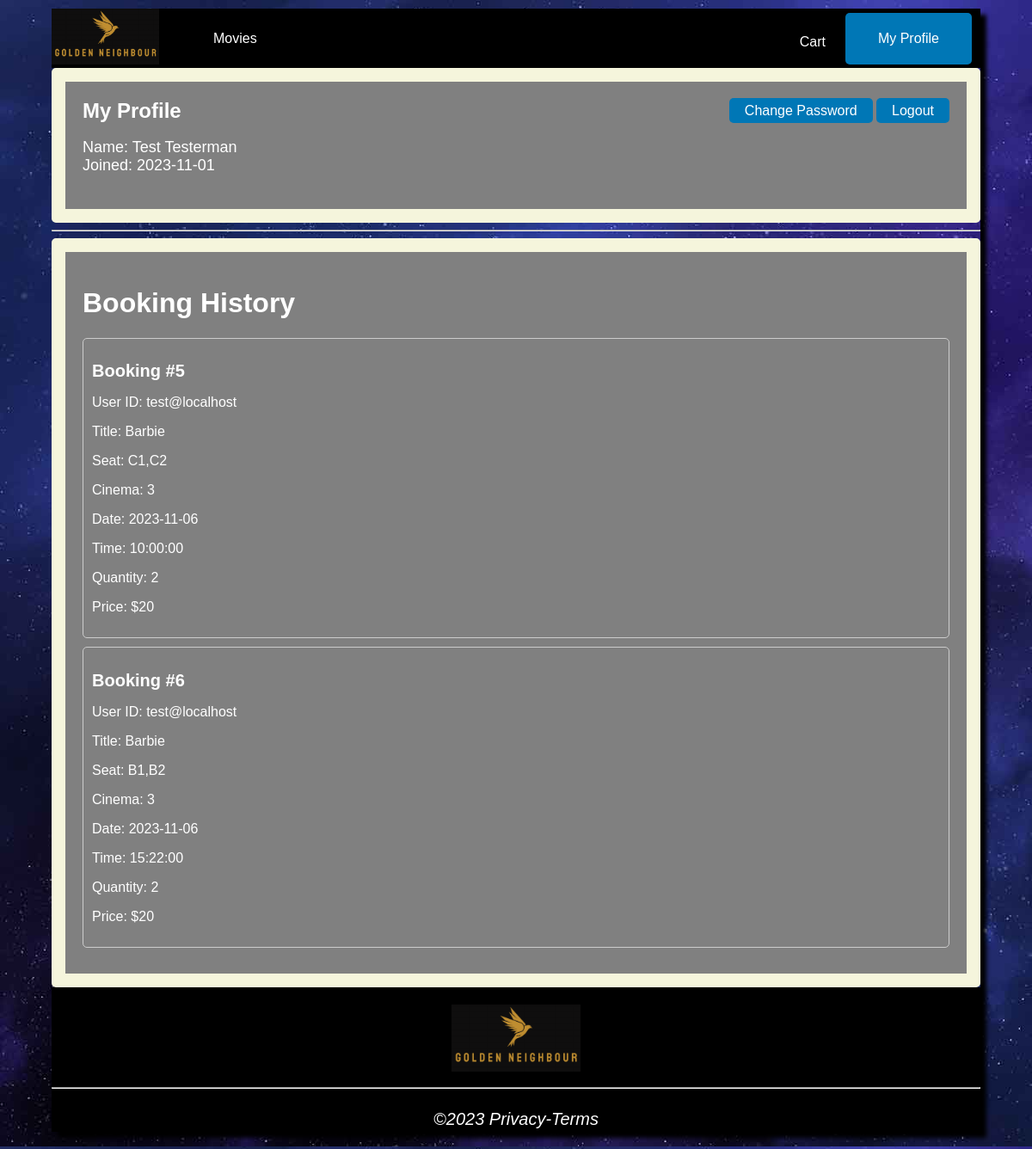
Screenshot of /profilepage/index.php (signed in) with the database file from the repository.
### tables this page shows
CREATE TABLE `transactions` (
  `booking_id` int(11) NOT NULL,
  `theater_id` int(11) NOT NULL,
  `movie_title` varchar(50) NOT NULL,
  `selected_seat` longtext NOT NULL,
  `email` varchar(100) NOT NULL,
  `movie_date` date NOT NULL,
  `movie_time` time NOT NULL,
  `qty` int(11) NOT NULL,
  `price` float NOT NULL
);

### scripts/php/transactions/getTransactions.php (called while the page is built, shortened)
<?php
$email = $_SESSION['email'];
$conn = mysqli_connect("localhost", "root", "", "goldenneighbour");
$sql = "SELECT booking_id, theater_id, movie_title, selected_seat, email, movie_date, movie_time, qty, price  FROM transactions WHERE email = '$email'";
$result = mysqli_query($conn, $sql);
$transaction_array = $result->fetch_all(MYSQLI_ASSOC);
?>

### profilepage/index.php (the view, shortened to what this page needs)
<?php
include "../scripts/php/transactions/getTransactions.php";
?>
<!DOCTYPE html>
<html lang="en">
<head>
	<link rel="stylesheet" href="./profilepage.css">
</head>
<body>
	<div id="wrapper">
		<header>
			<div id="goldenhead">
				<img src="../src/img/logo/bird.png" alt="Golden_Neighbour_logo" class="logo" style="width:125px"
					; "height:115px" ;>
				<div id="left-header-button-link">
					<a href="../homepage/#movie" class="button-link"> Movies</a>
				</div>
				<div id="right-header-button-link">
					<a href="../cart" class="button-link"> Cart </a>
				</div>
				<div class="my-profile-button-link">
					<a href="index.php" class="button-link">My Profile</a>
				</div>
			</div>
		</header>
	</div>
	<div class="profile-info">
		<div class="profile-header">
			<h1>My Profile</h1>
			<div class="action-buttons">
				<a href="../changepw" class="change-password-button">Change Password</a>
				<a href="../scripts/php/auth/logout.php" class="logout-button">Logout</a>
			</div>
		</div>
		<p class="profile-details">
			Name:
			<?php echo ucfirst($_SESSION['firstname']) . " " . ucfirst($_SESSION['lastname']) ?><br>
			Joined:
			<?php echo $_SESSION['join_date'] ?><br>
		</p>
	</div>
	<hr>
	<div class="booking-history">
		<h1>Booking History</h1>
		<?php
		foreach ($transaction_array as $transaction) {
			echo "<div class='card'>";
			echo "<h2>Booking #" . $transaction['booking_id'] . "</h2>";
			echo "<p>User ID: " . $transaction['email'] . "</p>";
			echo "<p>Title: " . $transaction['movie_title'] . "</p>";
			echo "<p>Seat: " . $transaction['selected_seat'] . "</p>";
			echo "<p>Cinema: " . $transaction['theater_id'] . "</p>";
			echo "<p>Date: " . $transaction['movie_date'] . "</p>";
			echo "<p>Time: " . $transaction['movie_time'] . "</p>";
			echo "<p>Quantity: " . $transaction['qty'] . "</p>";
			echo "<p>Price: $" . $transaction['price'] . "</p>";
			echo "</div>";
		}
		?>
	</div>
	<footer>
		<img src="../src/img/logo/bird.png" alt="Golden_Neighbour_logo" class="logo" style="width:150px"
			; "height:150px" ;>
		<hr>
		<p>&copy;2023 Privacy-Terms </p>
	</footer>
</body>
</html>

### profilepage/profilepage.css (style rules this page uses)
header { background-color:black; }
body { font-family: Verdan, Arial, sans-serif; background-color: green; background-image: url(../src/img/logo/galaxy.jpg); min-width: 800px; width: 90%; margin: auto; margin-top: 10px; box-shadow: 7px 7px 5px black; }
footer { background-color: black; color: white; font-size: 20px; font-style: italic; text-align: center; padding-top: 20px; clear: both; line-height: 1.5; }
#wrapper { width: auto; height: auto; position: relative; padding-top: 0px; }
.button-link { display: inline-block; padding: 15px 20px; color: #ffffff; text-decoration:none; cursor: pointer; }
#right-header-button-link { margin-top: 5px; position:absolute; right: 140px; display: inline-block; padding: 10px 20px; color: #ffffff; }
#left-header-button-link { margin-top: 5px; position:absolute; left: 150px; display: inline-block; padding: 20px; color: #ffffff; padding: 6px 18px; }
.my-profile-button-link { margin-top: 5px; position:absolute; right: 10px; display: inline-block; padding: 6px 18px; background-color: #0077b6; color: #ffffff; text-decoration:none; border: none; border-radius: 5px; transition: 0.5s; }
.profile-info { text-align: center; padding: 20px; background-color: grey; color: white; border: 1em solid beige; border-radius: 5px; }
.profile-header { display: flex; justify-content: space-between; align-items: center; margin-bottom: 10px; }
.profile-header h1 { font-size: 24px; margin: 0; }
.profile-info p { font-size: 18px; margin-bottom: 20px; }
.profile-details { text-align: left; font-size: 18px; margin-bottom: 20px; }
.booking-history { padding: 20px; background-color: grey; color: white; border: 1em solid beige; border-radius: 5px; }
.card { border: 1px solid #ccc; border-radius: 5px; padding: 10px; margin-bottom: 10px; }
.card h2 { font-size: 20px; margin-bottom: 5px; }
.card p { font-size: 16px; }
.logout-button, .change-password-button { padding: 6px 18px; background-color: #0077b6; color: #ffffff; text-decoration:none; border: none; border-radius: 5px; transition: 0.5s; }

### rows the page displays
transactions: booking_id "5", email "test@localhost", movie_title "Barbie", selected_seat "C1,C2", theater "3", movie_date "2023-11-06", movie_time "10:00:00", qty "2", price "20"
transactions: booking_id "6", email "test@localhost", movie_title "Barbie", selected_seat "B1,B2", theater "3", movie_date "2023-11-06", movie_time "15:22:00", qty "2", price "20"

### other values shown
$_SESSION['firstname'] "Test"
$_SESSION['lastname'] "Testerman"
$_SESSION['join_date'] "2023-11-01"
